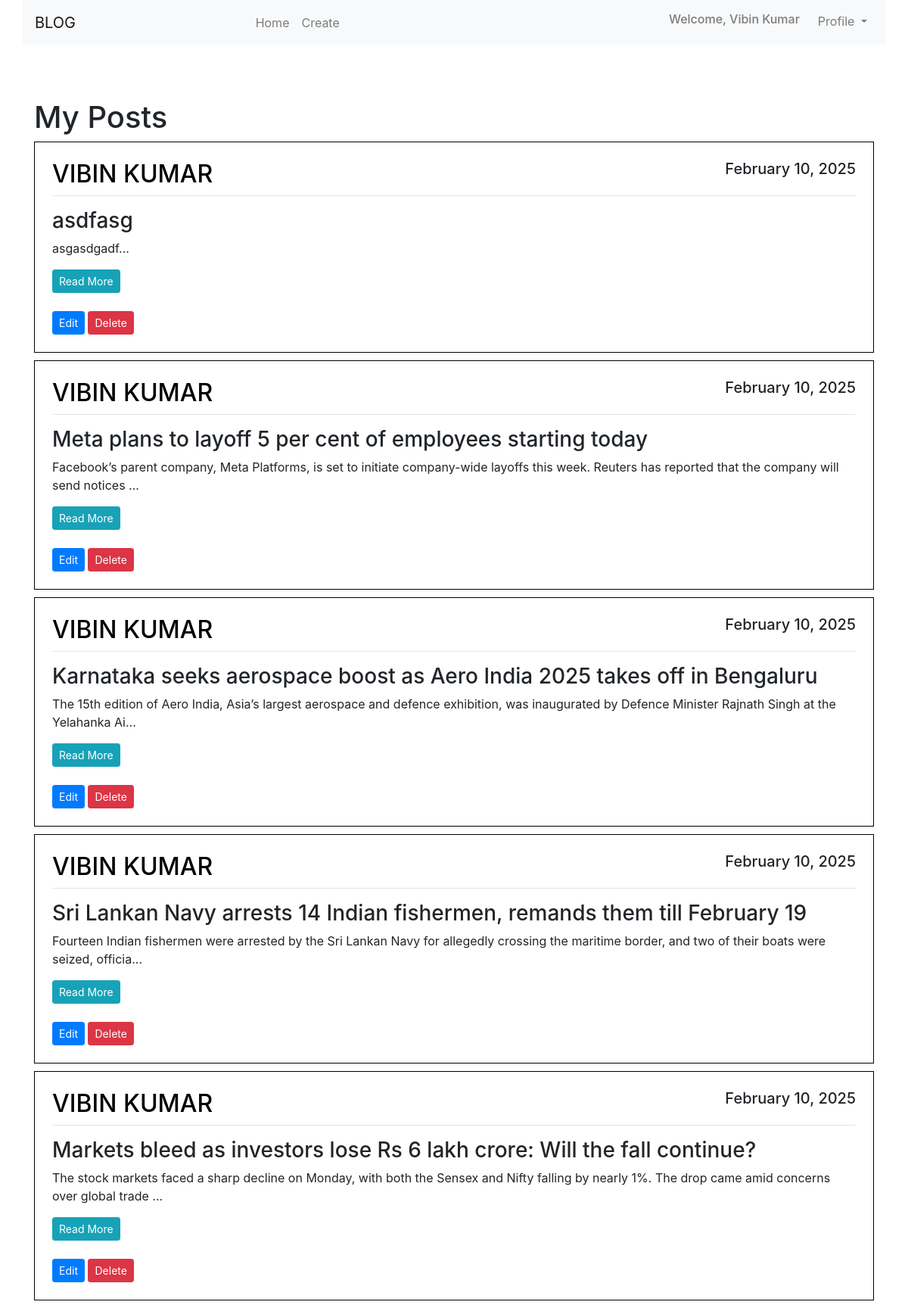
The page /mypost/ (signed in) on the database its author committed.
### blog/models.py (models this page shows, shortened)
class Post(models.Model):
    title = models.CharField(max_length=100)
    content = models.TextField()
    date_posted = models.DateTimeField(default=timezone.now)
    author = models.ForeignKey(User, on_delete=models.CASCADE)
    image = models.ImageField(upload_to='posts/', null=True, blank=True)  # Optional image field

### blog/views.py (the view)
# urls.py: path('mypost/', views.myPost, name='my-post'),
@login_required
def myPost(request):
    context = {
        'posts': Post.objects.filter(author= request.user)
    }
    return render(request, 'blog/mypost.html', context)

### blog/templates/blog/mypost.html (shortened to what this page needs)
{% extends 'blog/base.html' %}
{% block content %}
{% load static %}
<div class="container custom-container">
    {% include "blog/navbar.html" %}
    <br><br>
    <br>
    <div class="container custom-container" style="max-width: 1350px;">
        <h1>My Posts</h1>
        {% for post in posts %}
        <article class="media content-section">
            <div class="media-body" style="border: 1px solid black; padding: 23px; margin-bottom: 10px;">
                <div class="article-metadata">
                    <h2 class="text-uppercase" style="text-align:left;float:left; color: #000000;">{{ post.author }}</h2>
                    <h5 style="text-align:right;float:right;">{{ post.date_posted|date:"F d, Y" }}</h5>
                    <hr style="clear:both;" />
                </div>
                <h3>{{ post.title }}</h3>
                <p class="article-content">{{ post.content|slice:":150" }}...</p>
                <a href="{% url 'read-post' post.id %}" class="btn btn-info btn-sm">Read More</a>
                <br><br>
                <div class="post-actions">
                    <a href="{% url 'edit-post' post.id %}" class="btn btn-primary btn-sm">Edit</a>
                    <a href="{% url 'delete-post' post.id %}" class="btn btn-danger btn-sm" onclick="return confirm('Are you sure you want to delete this post?')">Delete</a>
                </div>
            </div>
        </article>
        {% endfor %}
    </div>
</div>
{% endblock %}

### blog/templates/blog/navbar.html (shortened to what this page needs)
{% load static %}
<nav class="navbar navbar-expand-lg navbar-light bg-light shadow-sm">
    <a class="navbar-brand" href="{% url 'home-page' %}">
        BLOG
    </a>
    <div class="collapse navbar-collapse" id="navbarNav">
        {% if user.is_authenticated %}
            <ul class="navbar-nav mx-auto">
                <li class="nav-item">
                    <a class="nav-link" href="{% url 'home-page' %}">Home</a>
                </li>
                <li class="nav-item">
                    <a class="nav-link" href="{% url 'new-post' %}">Create</a>
                </li>
            </ul>
        {% endif %}
        <ul class="navbar-nav ml-auto">
            {% if user.is_authenticated %}
                <li class="nav-item">
                    <h6 class="navbar-text mr-3 ">Welcome, {{ user.username }}</h6>
                </li>
                <li class="nav-item dropdown">
                    <a class="nav-link dropdown-toggle" href="#" id="navbarDropdown" role="button" data-toggle="dropdown" aria-haspopup="true" aria-expanded="false">
                        Profile
                    </a>
                </li>
            {% endif %}
        </ul>
    </div>
</nav>

### blog/templates/blog/base.html (style rules this page uses)
.custom-container { max-width: 1450px; }

### rows shown on the page
Post: author "VIBIN KUMAR", date_posted "February 10, 2025", title "asdfasg", content "asgasdgadf"
Post: author "VIBIN KUMAR", date_posted "February 10, 2025", title "Meta plans to layoff 5 per cent of employees starting today", content "Facebook’s parent company, Meta Platforms, is set to initiate company-wide layoffs this week. Reuters has reported that the company will send notices"
Post: author "VIBIN KUMAR", date_posted "February 10, 2025", title "Karnataka seeks aerospace boost as Aero India 2025 takes off in Bengaluru", content "The 15th edition of Aero India, Asia’s largest aerospace and defence exhibition, was inaugurated by Defence Minister Rajnath Singh at the Yelahanka Ai"
Post: author "VIBIN KUMAR", date_posted "February 10, 2025", title "Sri Lankan Navy arrests 14 Indian fishermen, remands them till February 19", content "Fourteen Indian fishermen were arrested by the Sri Lankan Navy for allegedly crossing the maritime border, and two of their boats were seized, officia"
Post: author "VIBIN KUMAR", date_posted "February 10, 2025", title "Markets bleed as investors lose Rs 6 lakh crore: Will the fall continue?", content "The stock markets faced a sharp decline on Monday, with both the Sensex and Nifty falling by nearly 1%. The drop came amid concerns over global trade"

### other values the page prints
{{ user.username }} "Vibin Kumar"
